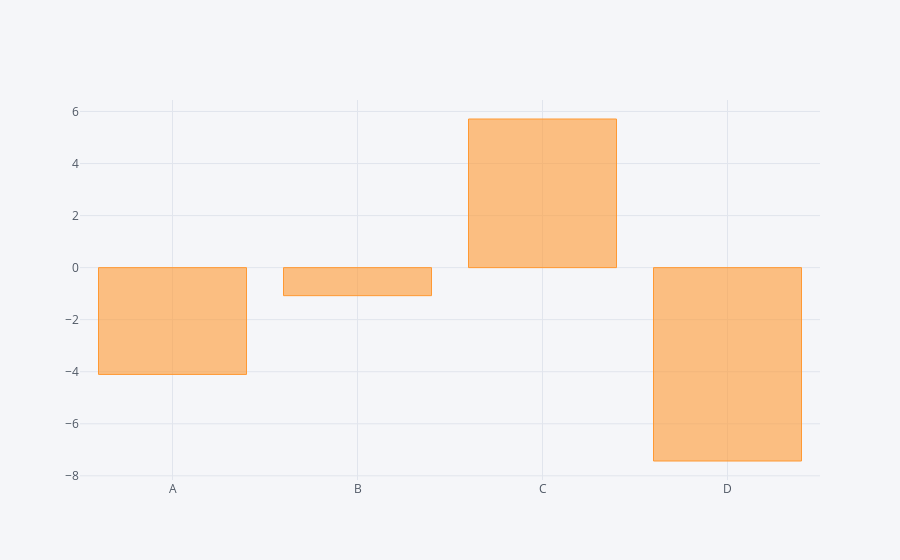

The code cell stored with this chart in its notebook:
### Code cell
df.sum().iplot(kind='bar')

### Figure 1 — Plotly figure (JSON) as saved in the notebook; plotly's stock layout.template omitted (floating-point values rounded to 4 significant figures)
{"data": [{"marker": {"color": "rgba(255, 153, 51, 0.6)", "line": {"color": "rgba(255, 153, 51, 1.0)", "width": 1}}, "name": "None", "orientation": "v", "text": "", "type": "bar", "uid": "9b20e445-89e6-4891-bc32-3acaf36b2764", "x": ["A", "B", "C", "D"], "y": [-4.104, -1.077, 5.711, -7.431]}], "layout": {"legend": {"bgcolor": "#F5F6F9", "font": {"color": "#4D5663"}}, "paper_bgcolor": "#F5F6F9", "plot_bgcolor": "#F5F6F9", "title": {"font": {"color": "#4D5663"}}, "xaxis": {"gridcolor": "#E1E5ED", "showgrid": true, "tickfont": {"color": "#4D5663"}, "title": {"font": {"color": "#4D5663"}, "text": ""}, "zerolinecolor": "#E1E5ED"}, "yaxis": {"gridcolor": "#E1E5ED", "showgrid": true, "tickfont": {"color": "#4D5663"}, "title": {"font": {"color": "#4D5663"}, "text": ""}, "zerolinecolor": "#E1E5ED"}}}
